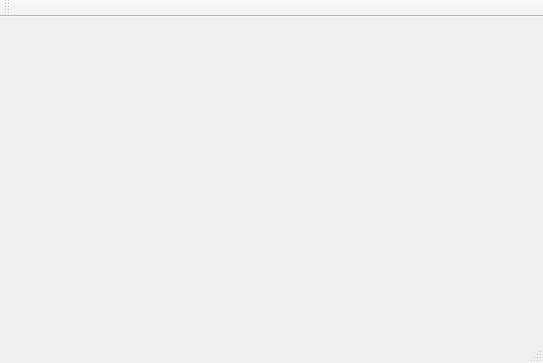
<?xml version="1.0" encoding="UTF-8"?>
<ui version="4.0">
 <class>OpenGMPLauncher</class>
 <widget class="QMainWindow" name="OpenGMPLauncher">
  <property name="geometry">
   <rect>
    <x>0</x>
    <y>0</y>
    <width>543</width>
    <height>363</height>
   </rect>
  </property>
  <property name="windowTitle">
   <string>OpenGMPLauncher</string>
  </property>
  <widget class="QWidget" name="centralWidget"/>
  <widget class="QMenuBar" name="menuBar">
   <property name="geometry">
    <rect>
     <x>0</x>
     <y>0</y>
     <width>543</width>
     <height>22</height>
    </rect>
   </property>
  </widget>
  <widget class="QToolBar" name="mainToolBar">
   <attribute name="toolBarArea">
    <enum>TopToolBarArea</enum>
   </attribute>
   <attribute name="toolBarBreak">
    <bool>false</bool>
   </attribute>
  </widget>
  <widget class="QStatusBar" name="statusBar"/>
 </widget>
 <layoutdefault spacing="6" margin="11"/>
 <resources/>
 <connections/>
</ui>
